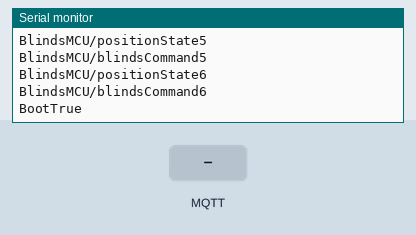
The sketch below on a simulated ESP8266 (NodeMCU). Parts: the last lines printed to the serial monitor. The test bench sets the inputs (shaded band). WiFi joins after 1.5 s; servers stay silent unless stated; no MQTT or app messages arrive unless stated.

Above: at 1.2 s.
1.3 s: MQTT message "OPEN" arrives on the first subscribed topic
At 2.5 s:
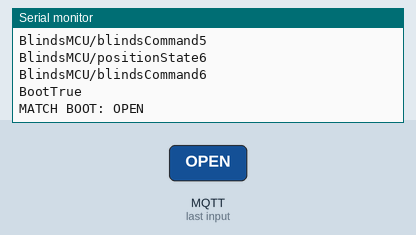
2.8 s: MQTT message "STOP" arrives on the first subscribed topic
At 3.7 s:
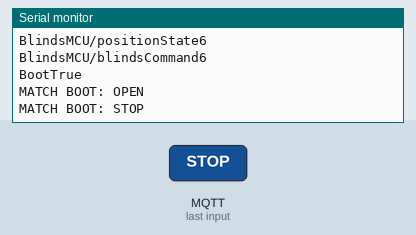
4.3 s: MQTT message "CLOSE" arrives on the first subscribed topic
At 4.9 s:
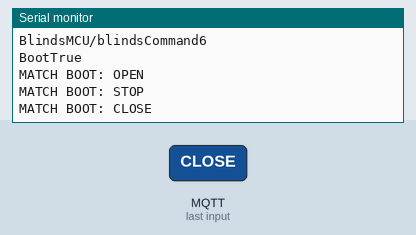
5.8 s: MQTT message "5" arrives on the first subscribed topic
At 7.1 s:
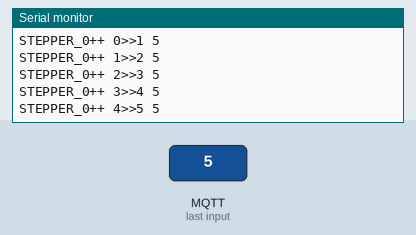
7.3 s: MQTT message "OPEN" arrives on the third subscribed topic
At 8.4 s:
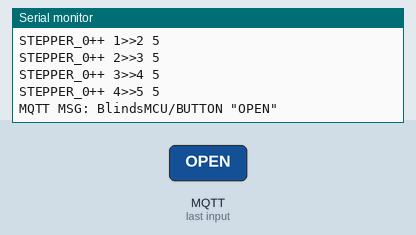
8.8 s: MQTT message "STOP" arrives on the third subscribed topic
At 9.5 s:
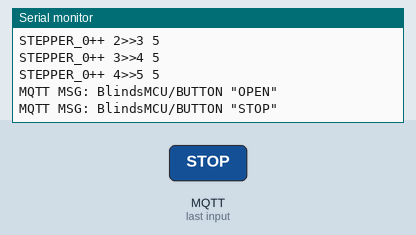

The sketch:

BlindsV2_Serial_1.0.0.ino
```cpp
////////////////////////////////////////////////////////////////////////////////

// MQTT AND NETWORK SETUP:

// WIFI Network Setup:
#define BLINDS_NETWORK_SSID "*****"
#define BLINDS_NETWORK_PASSWORD "*****"

// MQTT Server Setup:
#define BLINDS_MQTT_SERVER_IP "192.168.0.20"
#define BLINDS_MQTT_PORT 1883
#define BLINDS_MQTT_USERNAME "mqtt"
#define BLINDS_MQTT_PASSWORD "*****"

// MQTT Client Setup:
#define BLINDS_MQTT_CLIENT_NAME "BlindsMCU"

#define BLINDS_MQTT_COMMAND_TOPIC_ROOT "/blindsCommand"
#define BLINDS_MQTT_POSITION_TOPIC_ROOT "/positionState"

// OTA Setup:
#define BLINDS_OTA_USERNAME "BlindsMCU"

// Blinds Stepper Setup:

#define STEPPER_STEP_PIN
#define STEPPER_DIR_PIN
#define STEPPER_EN_PINS        \
  {                            \
    D0, D1, D2, D3, D4, D5, D6 \
  }

#define STEPPER_SPEED_US 1600 // Microseconds Per Step
////////////////////////////////////////////////////////////////////////////////

#include <ESP8266WiFi.h>
#include <ESP8266mDNS.h>
#include <PubSubClient.h>
#include <ArduinoOTA.h>

// Network Objects:
WiFiClient ESP_CLIENT;
PubSubClient CLIENT(ESP_CLIENT);

// Global Vars

// If Connected To Broker:
bool MQTT_Connected = false;

// Steppers Vars:
const uint8_t StepperPins[] = STEPPER_EN_PINS;
const uint8_t StepperCount = sizeof(StepperPins);

bool StepperBoot = false;
uint32_t StepperBootTimer;

int16_t StepperCurrentVal[StepperCount];
int16_t StepperTargetVal[StepperCount];

void setup()
{
  Serial.begin(115200);
  Serial.println("\nINIT");

  // Setup:
  WiFi.mode(WIFI_STA);
  WiFi.begin(BLINDS_NETWORK_SSID, BLINDS_NETWORK_PASSWORD);

  CLIENT.setServer(BLINDS_MQTT_SERVER_IP, BLINDS_MQTT_PORT);
  CLIENT.setCallback(ParseMQTT);

  // Set Blind Vals:
  for (uint8_t X = 0; X < StepperCount; X++)
  {
    StepperCurrentVal[X] = 0;
    StepperTargetVal[X] = 0;
  }
}

void loop()
{
  MQTT_Run();
  CheckStepperBoot();
  RunStepper();
}

void MQTT_Run()
{
  // MQTT:
  {
    // Make Sure MQTT is Connected and Run The Loop:
    CLIENT.loop();
    MQTT_Connected = CLIENT.connected();
    if (!MQTT_Connected)
    {
      // Try to Reconnect:
      if (CLIENT.connect(BLINDS_MQTT_CLIENT_NAME, BLINDS_MQTT_USERNAME, BLINDS_MQTT_PASSWORD))
      {
        Serial.println("Connect");
        CLIENT.publish(BLINDS_MQTT_CLIENT_NAME "/checkIn", "Rebooted");
        if (StepperCount)
        {
          CLIENT.subscribe(BLINDS_MQTT_CLIENT_NAME BLINDS_MQTT_COMMAND_TOPIC_ROOT);
          CLIENT.subscribe(BLINDS_MQTT_CLIENT_NAME BLINDS_MQTT_POSITION_TOPIC_ROOT);
          CLIENT.subscribe(BLINDS_MQTT_CLIENT_NAME "/BUTTON");
          for (uint8_t X = 0; X < StepperCount; X++)
          {
            char NumChar[5];
            itoa(X, NumChar, 10);
            {
              char TopicSub[sizeof(BLINDS_MQTT_CLIENT_NAME BLINDS_MQTT_POSITION_TOPIC_ROOT) + sizeof(NumChar)] = BLINDS_MQTT_CLIENT_NAME BLINDS_MQTT_POSITION_TOPIC_ROOT;
              for (uint8_t Y = 0; Y < sizeof(NumChar); Y++)
                TopicSub[sizeof(BLINDS_MQTT_CLIENT_NAME BLINDS_MQTT_POSITION_TOPIC_ROOT) - 1 + Y] = NumChar[Y];
              CLIENT.subscribe(TopicSub);
              Serial.println(TopicSub);
            }
            {
              char TopicSub[sizeof(BLINDS_MQTT_CLIENT_NAME BLINDS_MQTT_COMMAND_TOPIC_ROOT) + sizeof(NumChar)] = BLINDS_MQTT_CLIENT_NAME BLINDS_MQTT_COMMAND_TOPIC_ROOT;
              for (uint8_t Y = 0; Y < sizeof(NumChar); Y++)
                TopicSub[sizeof(BLINDS_MQTT_CLIENT_NAME BLINDS_MQTT_COMMAND_TOPIC_ROOT) - 1 + Y] = NumChar[Y];
              CLIENT.subscribe(TopicSub);
              Serial.println(TopicSub);
            }
          }
        }
        StepperBoot = false;
        StepperBootTimer = millis();
      }
    }
    // MQTT CheckIn Every 15 Seconds, 1 Min Max:
    {
      if (MQTT_Connected)
      {
        static uint32_t CheckInTimer = millis();
        if (millis() - CheckInTimer >= 15000)
        {
          CLIENT.publish(BLINDS_MQTT_CLIENT_NAME "/checkIn", "OK");
          CheckInTimer = millis();
        }
      }
    }
  }
}

void CheckStepperBoot()
{
  if (MQTT_Connected && !StepperBoot && millis() - StepperBootTimer >= 1000)
  {
    StepperBoot = true;
    Serial.println("BootTrue");
  }
}

void RunStepper()
{
  static uint32_t StepperRunTimer = millis();
  if (millis() - StepperRunTimer >= 100)
  {
    StepperRunTimer = millis();
    for (uint8_t X = 0; X < StepperCount; X++)
    {
      if (StepperCurrentVal[X] < StepperTargetVal[X])
      {
        StepperCurrentVal[X]++;
        Serial.print("STEPPER_");
        Serial.print(X);
        Serial.print("++ ");
        Serial.print(StepperCurrentVal[X] - 1);
        Serial.print(">>");
        Serial.print(StepperCurrentVal[X]);
        Serial.print(" ");
        Serial.println(StepperTargetVal[X]);
        return;
      }
      else if (StepperCurrentVal[X] > StepperTargetVal[X])
      {
        StepperCurrentVal[X]--;
        Serial.print("STEPPER_");
        Serial.print(X);
        Serial.print("-- ");
        Serial.print(StepperCurrentVal[X] + 1);
        Serial.print(">>");
        Serial.print(StepperCurrentVal[X]);
        Serial.print(" ");
        Serial.println(StepperTargetVal[X]);
        return;
      }
    }
  }
}

// Parse Incoming MQTT Messages:
void ParseMQTT(char *Topic, byte *PayLoad, uint16_t Length)
{
  String TopicStr = Topic;
  PayLoad[Length] = '\0';
  String PayLoadStr = String((char *)PayLoad);
  uint8_t PayLoadInt = PayLoadStr.toInt();

  // Compare Topic And PayLoad To Find Correct MSG:

  if (StepperBoot)
  {
    // Check first Stepper:
    if (StepperCount)
    {
      if (TopicStr == BLINDS_MQTT_CLIENT_NAME BLINDS_MQTT_COMMAND_TOPIC_ROOT || TopicStr == BLINDS_MQTT_CLIENT_NAME BLINDS_MQTT_POSITION_TOPIC_ROOT)
      {
        Serial.print("MATCH BOOT: ");
        Serial.println(PayLoadStr);

        if (PayLoadStr == "OPEN")
        {
          StepperTargetVal[0] = 0;
        }
        else if (PayLoadStr == "STOP")
        {
          StepperTargetVal[0] = StepperCurrentVal[0];
        }
        else if (PayLoadStr == "CLOSE")
        {
          StepperTargetVal[0] = 0;
        }
        else
        {
          // Assume Int
          StepperTargetVal[0] = PayLoadInt;
        }
      }
    }
    for (uint8_t X = 0; X < StepperCount; X++)
    {
      // Check the rest of the Steppers:
      {
        char NumChar[5];
        itoa(X, NumChar, 10);
        char CommandTopicComp[sizeof(BLINDS_MQTT_CLIENT_NAME BLINDS_MQTT_COMMAND_TOPIC_ROOT) + sizeof(NumChar)] = BLINDS_MQTT_CLIENT_NAME BLINDS_MQTT_COMMAND_TOPIC_ROOT;
        char PositionTopicComp[sizeof(BLINDS_MQTT_CLIENT_NAME BLINDS_MQTT_POSITION_TOPIC_ROOT) + sizeof(NumChar)] = BLINDS_MQTT_CLIENT_NAME BLINDS_MQTT_POSITION_TOPIC_ROOT;
        for (uint8_t Y = 0; Y < sizeof(NumChar); Y++)
        {
          CommandTopicComp[sizeof(BLINDS_MQTT_CLIENT_NAME BLINDS_MQTT_COMMAND_TOPIC_ROOT) - 1 + Y] = NumChar[Y];
          PositionTopicComp[sizeof(BLINDS_MQTT_CLIENT_NAME BLINDS_MQTT_POSITION_TOPIC_ROOT) - 1 + Y] = NumChar[Y];
        }

        if (TopicStr == CommandTopicComp || TopicStr == PositionTopicComp)
        {
          Serial.print("MATCH BOOT: ");
          Serial.println(PayLoadStr);

          if (PayLoadStr == "OPEN")
          {
            StepperTargetVal[X] = 0;
          }
          else if (PayLoadStr == "STOP")
          {
            StepperTargetVal[X] = StepperCurrentVal[X];
          }
          else if (PayLoadStr == "CLOSE")
          {
            StepperTargetVal[X] = 0;
          }
          else
          {
            // Assume Int
            StepperTargetVal[X] = PayLoadInt;
          }
        }
      }
    }
  }
  else
  {
    // Check first Stepper:
    if (StepperCount)
    {
      if (TopicStr == BLINDS_MQTT_CLIENT_NAME BLINDS_MQTT_POSITION_TOPIC_ROOT)
      {
        Serial.print("MATCH: ");
        Serial.println(BLINDS_MQTT_CLIENT_NAME BLINDS_MQTT_POSITION_TOPIC_ROOT);
        if (PayLoadStr != "OPEN" && PayLoadStr != "CLOSE" && PayLoadStr != "STOP")
        {
          // Assume Int
          StepperCurrentVal[0] = PayLoadInt;
          StepperTargetVal[0] = PayLoadInt;
        }
      }
    }
    for (uint8_t X = 0; X < StepperCount; X++)
    {
      // Check the rest of the Steppers:
      {
        char NumChar[5];
        itoa(X, NumChar, 10);
        char TopicComp[sizeof(BLINDS_MQTT_CLIENT_NAME BLINDS_MQTT_POSITION_TOPIC_ROOT) + sizeof(NumChar)] = BLINDS_MQTT_CLIENT_NAME BLINDS_MQTT_POSITION_TOPIC_ROOT;
        for (uint8_t Y = 0; Y < sizeof(NumChar); Y++)
          TopicComp[sizeof(BLINDS_MQTT_CLIENT_NAME BLINDS_MQTT_POSITION_TOPIC_ROOT) - 1 + Y] = NumChar[Y];

        if (TopicStr == TopicComp)
        {
          Serial.print("MATCH: ");
          Serial.println(TopicComp);
          if (PayLoadStr != "OPEN" && PayLoadStr != "CLOSE" && PayLoadStr != "STOP")
          {
            // Assume Int
            StepperCurrentVal[X] = PayLoadInt;
            StepperTargetVal[X] = PayLoadInt;
          }
        }
      }
    }
  }

  // Check Button MSG
  if (TopicStr == BLINDS_MQTT_CLIENT_NAME "/BUTTON")
  {
    Serial.print("MQTT MSG: ");
    Serial.print(BLINDS_MQTT_CLIENT_NAME "/BUTTON");
    Serial.print(" \"");
    Serial.print(PayLoadStr);
    Serial.println("\"");
  }
}
```

Measured:
- after the input at 1.3 s, the serial monitor: prints a new line at once (image 1)
- after the input at 2.8 s, the serial monitor: prints a new line at once (image 2)
- after the input at 4.3 s, the serial monitor: prints a new line at once (image 3)
- after the input at 5.8 s, the serial monitor: prints a new line at once (image 4)
- after the input at 7.3 s, the serial monitor: prints a new line at once (image 5)
- after the input at 8.8 s, the serial monitor: prints a new line at once (image 6)
